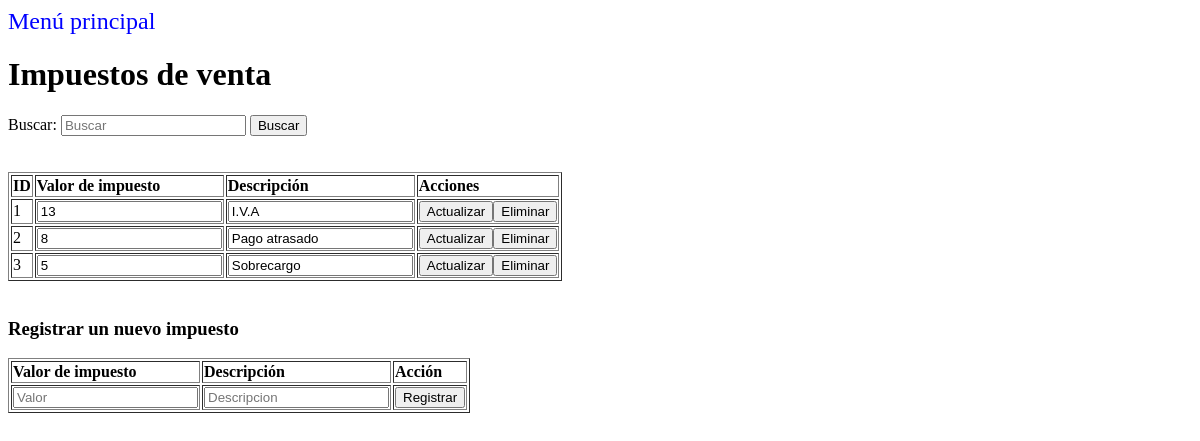
Page /view/listarImpuestoVentas.php on the committed database.
### tables this page shows
CREATE TABLE `tbimpuestoventa` (
  `tbimpuestoventaid` tinyint(11) NOT NULL,
  `tbimpuestoventavalor` int(11) NOT NULL,
  `tbimpuestoventadescripcion` varchar(100) NOT NULL,
  `tbimpuestoventaactivo` tinyint(4) NOT NULL
);

### data/impuestoVentaData.php (called while the page is built, shortened)
<?php
include '../domain/impuestoVenta.php';
class ImpuestoVentaData extends Data {
    public function buscarImpuestoVenta($palabra){
        $conn = mysqli_connect($this->server, $this->user, $this->password, $this->db);
        $conn->set_charset('UTF8');
        $querySelect = "SELECT * FROM tbimpuestoventa WHERE tbimpuestoventaid LIKE '%$palabra%' OR tbimpuestoventavalor LIKE '%$palabra%' OR tbimpuestoventadescripcion LIKE '%$palabra%';";
        $result = mysqli_query($conn, $querySelect);
        $impuestosVentas = [];
        while ($row = mysqli_fetch_array($result)) {
            if($row['tbimpuestoventaactivo'] == 1){
                $currentDireccion = new ImpuestoVenta($row['tbimpuestoventaid'], $row['tbimpuestoventavalor'], $row['tbimpuestoventadescripcion'], $row['tbimpuestoventaactivo']);
                array_push($impuestosVentas, $currentDireccion);
            }
        }
        return $impuestosVentas;
    }
}

### business/impuestoVentaBusiness.php (called while the page is built, shortened)
<?php
include '../data/impuestoVentaData.php';
class ImpuestoVentaBusiness {
    public function ImpuestoVentaBusiness() {
        $this->ImpuestoVentaData = new ImpuestoVentaData();
    }
    public function buscar($palabra) {
        return $this->ImpuestoVentaData->buscarImpuestoVenta($palabra);
    }
}

### domain/impuestoVenta.php (called while the page is built, shortened)
<?php
class ImpuestoVenta{
    private $idImpuestoVenta;
    private $valorImpuestoVenta;
    private $descripcionImpuestoVenta;
    private $activoImpuestoVenta;
    function ImpuestoVenta($idImpuestoVenta,$valorImpuestoVenta,$descripcionImpuestoVenta,$activoImpuestoVenta){
        $this->idImpuestoVenta = $idImpuestoVenta;
        $this->valorImpuestoVenta = $valorImpuestoVenta;
        $this->descripcionImpuestoVenta = $descripcionImpuestoVenta;
        $this->activoImpuestoVenta = $activoImpuestoVenta;
    }
    public function getidImpuestoVenta(){
        return $this->idImpuestoVenta;
    }
    function getValorImpuestoVenta(){
        return $this->valorImpuestoVenta;
    }
    function getDescripcionImpuestoVenta(){
        return $this->descripcionImpuestoVenta;
    }
    function getActivoImpuestoVenta(){
        return $this->activoImpuestoVenta;
    }
}

### view/listarImpuestoVentas.php (the view, shortened to what this page needs)
<?php
include '../business/impuestoVentaBusiness.php';
?>
<!DOCTYPE html>
<html>
<head>
    <link rel="stylesheet" type="text/css" href="../css/style.css">
</head>
<body>
    <?php
    include 'header.php';
    ?>
    <h1>Impuestos de venta</h1>
    <form action="" method="post" autocomplete="off">
        <div>
            <label for="campo"> Buscar: </label>
            <input type="text" name="campo" id="campo" placeholder="Buscar">
            <button type="submit" name="buscar" id="buscar" value="buscar">Buscar</button>
        </div>
    </form><br></br>
    <div>
        <?php
        $campo = $_POST['campo'];
        $impuestoBusiness = new ImpuestoVentaBusiness();
        $impuestos = $impuestoBusiness->buscar($campo);
        if (!empty($impuestos)) {
        ?>
            <table border="1">
                <thead style="text-align: left;">
                    <tr>
                        <th>ID</th>
                        <th>Valor de impuesto</th>
                        <th>Descripción</th>
                        <th>Acciones</th>
                    </tr>
                </thead>
                <tbody>
                    <?php
                    foreach ($impuestos as $row) {
                        if ($row->getActivoImpuestoVenta() == 1) {
                            echo '<form  method="POST" enctype="multipart/form-data" action="../business/impuestoVentaAction.php">';
                            echo '<tr>';
                            echo '<td>' . $row->getidImpuestoVenta() . '</td>';
                            echo '<td><input class="mascaraimpuesto" type="text" name="valor" id="valor" value="' . $row->getvalorImpuestoVenta() . '"/></td>';
                            echo '<td><input  type="text" name="descripcion" id="descripcion" value="' . $row->getdescripcionImpuestoVenta() . '"/></td>';
                            echo '<td><input type="submit" name="actualizar" id="actualizar" value="Actualizar" onclick="return confirmarAccionModificar()"/>';
                            echo '<input type="submit" name="eliminar" id="eliminar" value="Eliminar" onclick="return confirmarAccionEliminar()"/></td>';
                            echo '</tr>';
                            echo '</form>';
                        }
                    }
                    ?>
                </tbody>
            </table>
        <?php
        } else {
            echo '<p style="color: red">SIN RESULTADOS: No se encontraron impuestos de venta!</p>';
        }
        ?>
    </div><br>
    <div>
        <h3>Registrar un nuevo impuesto</h3>
        <form method="POST" id="direccionform" action="../business/impuestoVentaAction.php">
            <table border="1">
                <thead style="text-align: left;">
                    <th>Valor de impuesto</th>
                    <th>Descripción</th>
                    <th>Acción</th>
                </thead>
                <tbody>
                    <td><input class="mascaraimpuesto" type="text" name="valor" placeholder="Valor"></td>
                    <td><input type="text" name="descripcion" placeholder="Descripcion"></td>
                    <td><button type="submit" name="insertar" id="insertar" value="insertar">Registrar</button></td>
                </tbody>
            </table>
        </form>
    </div>
</body>
</html>

### rows in the picture
tbimpuestoventa: tbimpuestoventaid "1", valor "13", descripcion "I.V.A"
tbimpuestoventa: tbimpuestoventaid "2", valor "8", descripcion "Pago atrasado"
tbimpuestoventa: tbimpuestoventaid "3", valor "5", descripcion "Sobrecargo"
